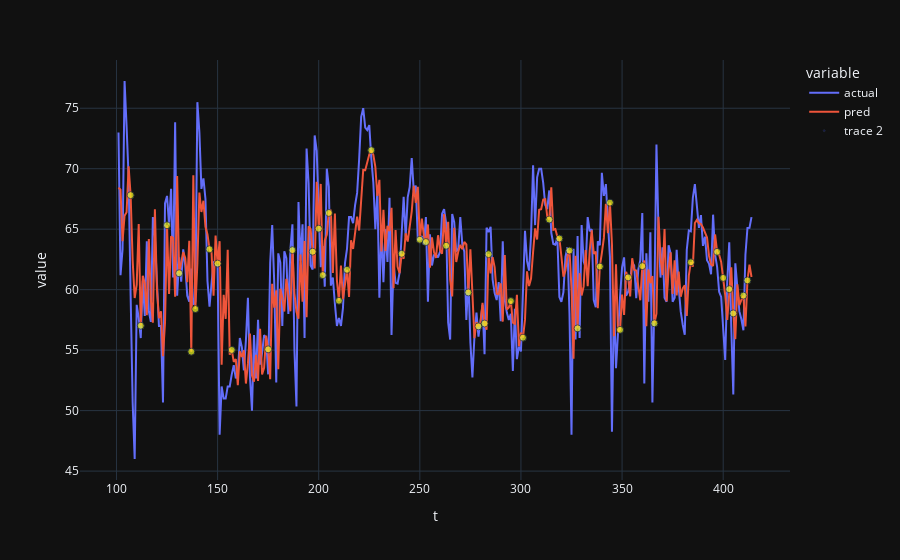

Notebook cell for this chart:
### Markdown cell above
### Model 3: Bayesian linear regression + online changepoint detection

https://arxiv.org/pdf/0710.3742.pdf

### Code cell
""" Model setup """

import numpy as np
import bocd
from scipy import stats

# adapted from https://maxhalford.github.io/blog/bayesian-linear-regression/
# + computer class code
# n_features = REG_L
# alpha = 0.1 
# beta = 1
# mean = np.zeros(n_features)
# cov_inv = np.identity(n_features) / alpha

class BayesLinReg:
    def __init__(self, n_features, alpha, beta):
        self.n_features = n_features
        self.alpha = alpha
        self.beta = beta
        self.mean = np.zeros(n_features)
        self.cov_inv = np.identity(n_features) / alpha
    def learn(self, x, y):
        # Update the inverse covariance matrix (Bishop eq. 3.51)
        cov_inv = self.cov_inv + self.beta * np.outer(x, x)
        # Update the mean vector (Bishop eq. 3.50)
        cov = np.linalg.inv(cov_inv)
        mean = cov @ (self.cov_inv @ self.mean + self.beta * y * x)
        self.cov_inv = cov_inv
        self.mean = mean
        return self
    def predict(self, x):
        # Obtain the predictive mean (Bishop eq. 3.58)
        y_pred_mean = x @ self.mean
        # Obtain the predictive variance (Bishop eq. 3.59)
        w_cov = np.linalg.inv(self.cov_inv)
        y_pred_var = 1 / self.beta + x @ w_cov @ x.T
        return stats.norm(loc=y_pred_mean, scale=y_pred_var ** .5)
    @property
    def weights_dist(self):
        cov = np.linalg.inv(self.cov_inv)
        return stats.multivariate_normal(mean=self.mean, cov=cov)

df_X = ts
x_obs = np.c_[df_X]

# Parameters here
df_X = ts
x_obs = np.c_[df_X]

REG_L = 15
blr = BayesLinReg(n_features=REG_L, alpha=0.1, beta=1)
df_pred_vs_actual = []
residuals = np.zeros(x_obs.shape)

### BOCD 
bc = bocd.BayesianOnlineChangePointDetection(bocd.ConstantHazard(300), bocd.StudentT(mu=0, kappa=1, alpha=1, beta=1))
rt_mle = np.empty(x_obs.shape)

""" Train sequentially """
timerange = range(REG_L, x_obs.size-1) # data starts at 0 so start analysis at L for L lags
timerange = range(REG_L, REG_L + 400)
for i in timerange:
    if (i % 10000 == 0): print("Training observation {} / {} ...".format(i+1, n-1))
    y = x_obs[i].tolist()[0]
    x = np.array(x_obs[(i-REG_L):i]).reshape(-1,)
    
    # impute mean if lags are NaN, if not possible then put NA and continue
    if np.isnan([x]).any():
        # impute mean if possible, if not then do NA
        x_nonna = x[~np.isnan(x)]
        if len(x_nonna) < 1:
            df_pred_vs_actual.append([i, y, np.nan])
            continue
        else:
            x_impute = np.copy(x)
            x_impute[np.isnan(x_impute)] = np.nanmean(x_impute)
            x = x_impute
    
    # use last non-NA value if outcome is NA
    if (np.isnan([y]).any()):
        # use past value that is not NA
        for j in range(i-1, 0, -1):
            if not (np.isnan(x_obs[j]).any()):
                y = x_obs[j]
                break

    if (i <= 100):
        # just train
        blr.learn(x, y)
        continue

    yhat = blr.predict(x).mean()
    if (np.isnan(yhat).any()):
        break
    df_pred_vs_actual.append([i, y, yhat])
    blr.learn(x, y)
    residuals[i] = y - yhat
    
    """ Change point detection """
    
    r = residuals
    
    bc.update(r[i])
    rt_mle[i] = bc.rt

""" Plot """
df_plt = pd.DataFrame(df_pred_vs_actual)
df_plt.columns = ['t', 'actual', 'pred']
df_plt['actual'] = df_plt['actual'].astype(float)
df_plt['resid'] = df_plt['actual'] - df_plt['pred']
# add change points
index_changes = np.where(np.diff(rt_mle.flatten())<0)[0]
df_plt = pd.merge(df_plt, pd.DataFrame({"t": index_changes, "break": 1}), on="t", how="left").fillna(0)

fig = px.line(df_plt, x="t", y=['actual', 'pred'], template="plotly_dark")
fig.add_scatter(x=df_plt['t'], y=df_plt['pred'], mode="markers",
                marker_size=df_plt['break']*7, # because binary
                marker_color=df_plt['break'])

### Figure 1 — Plotly figure (JSON) as saved in the notebook; plotly's stock layout.template omitted (floating-point values rounded to 4 significant figures; data arrays with more than 128 entries replaced by an {"elided": "..."} marker saying what was removed)
{"data": [{"hovertemplate": "variable=actual<br>t=%{x}<br>value=%{y}<extra></extra>", "legendgroup": "actual", "line": {"color": "#636efa", "dash": "solid"}, "mode": "lines", "name": "actual", "orientation": "v", "showlegend": true, "type": "scatter", "x": {"elided": "314 int values"}, "xaxis": "x", "y": {"elided": "314 float values"}, "yaxis": "y"}, {"hovertemplate": "variable=pred<br>t=%{x}<br>value=%{y}<extra></extra>", "legendgroup": "pred", "line": {"color": "#EF553B", "dash": "solid"}, "mode": "lines", "name": "pred", "orientation": "v", "showlegend": true, "type": "scatter", "x": {"elided": "314 int values"}, "xaxis": "x", "y": {"elided": "314 float values"}, "yaxis": "y"}, {"marker": {"color": {"elided": "314 int values"}, "size": {"elided": "314 int values"}}, "mode": "markers", "type": "scatter", "x": {"elided": "314 int values"}, "y": {"elided": "314 float values"}}], "layout": {"legend": {"title": {"text": "variable"}, "tracegroupgap": 0}, "margin": {"t": 60}, "xaxis": {"anchor": "y", "domain": [0, 1], "title": {"text": "t"}}, "yaxis": {"anchor": "x", "domain": [0, 1], "title": {"text": "value"}}}}
